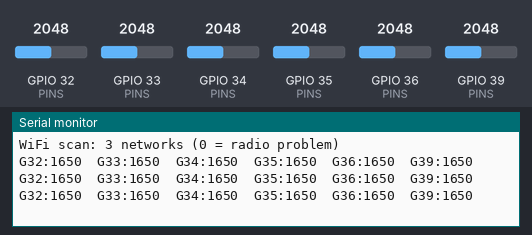
A sketch run on a simulated ESP32. Shown: the last lines printed to the serial monitor. The test bench sets the inputs (shaded band); at power-on: GPIO 32 (PINS) = 2048, GPIO 33 (PINS) = 2048, GPIO 34 (PINS) = 2048, GPIO 35 (PINS) = 2048, GPIO 36 (PINS) = 2048, GPIO 39 (PINS) = 2048. A WiFi scan finds three made-up networks.

Above: at 3.2 s.
3.3 s: GPIO 32 (PINS) set to 1283
At 3.9 s:
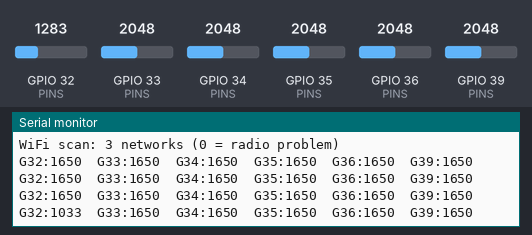
4.8 s: GPIO 32 (PINS) set to 1168
At 5.4 s:
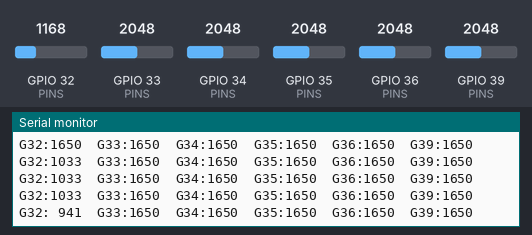
7.0 s: GPIO 33 (PINS) set to 1303
At 7.4 s:
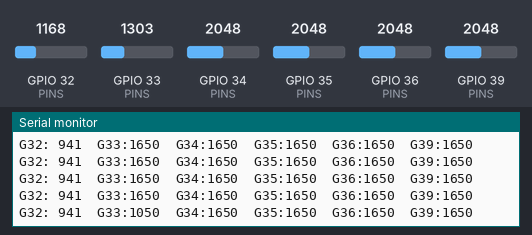
8.5 s: GPIO 33 (PINS) set to 1206
At 8.9 s:
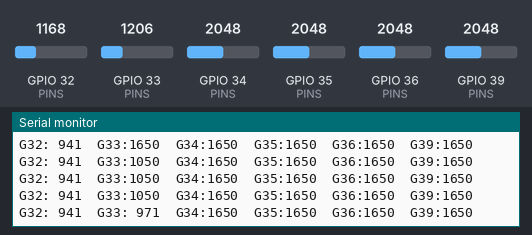
10.5 s: GPIO 34 (PINS) set to 1312
At 10.9 s:
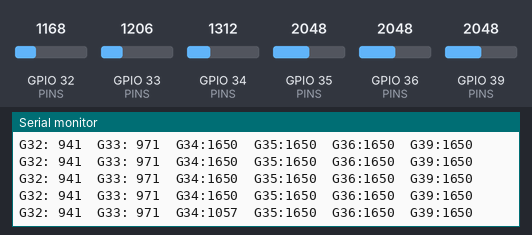
12.0 s: GPIO 34 (PINS) set to 1209
At 12.4 s:
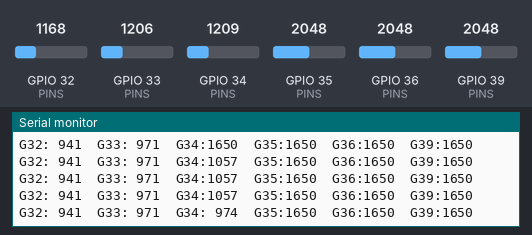

The sketch:

esp_selftest.ino
```cpp
// ESP32 health check: prints every ADC1 pin (mV) twice a second + WiFi scan count once.
// Touch a pin to GND (expect ~0-150), to 3V3 (expect ~3100+), or to the battery divider middle
// (expect the meter's value). A pin stuck near 1250 mV whatever you touch = clamped/damaged.
#include <WiFi.h>
const int PINS[] = {32, 33, 34, 35, 36, 39};
void setup() {
  Serial.begin(115200);
  for (int p : PINS) analogSetPinAttenuation(p, ADC_11db);
  WiFi.mode(WIFI_STA);
  Serial.printf("\nWiFi scan: %d networks (0 = radio problem)\n", WiFi.scanNetworks());
}
void loop() {
  for (int p : PINS) Serial.printf("G%d:%4lu  ", p, (unsigned long)analogReadMilliVolts(p));
  Serial.println();
  delay(500);
}
```

Measured:
- the behaviour switches between 1241 and 1240 on GPIO 32 (PINS) (found by bisection; images 1 and 2)
- the behaviour switches between 1241 and 1240 on GPIO 33 (PINS) (found by bisection; images 3 and 4)
- the behaviour switches between 1241 and 1240 on GPIO 34 (PINS) (found by bisection; images 5 and 6)
- after the input at 3.3 s, the serial monitor: prints a new line after 0.21 s (image 1)
- after the input at 4.8 s, the serial monitor: prints a new line after 0.21 s (image 2)
- after the input at 7.0 s, the serial monitor: prints a new line at once (image 3)
- after the input at 8.5 s, the serial monitor: prints a new line at once (image 4)
- after the input at 10.5 s, the serial monitor: prints a new line at once (image 5)
- after the input at 12.0 s, the serial monitor: prints a new line at once (image 6)
